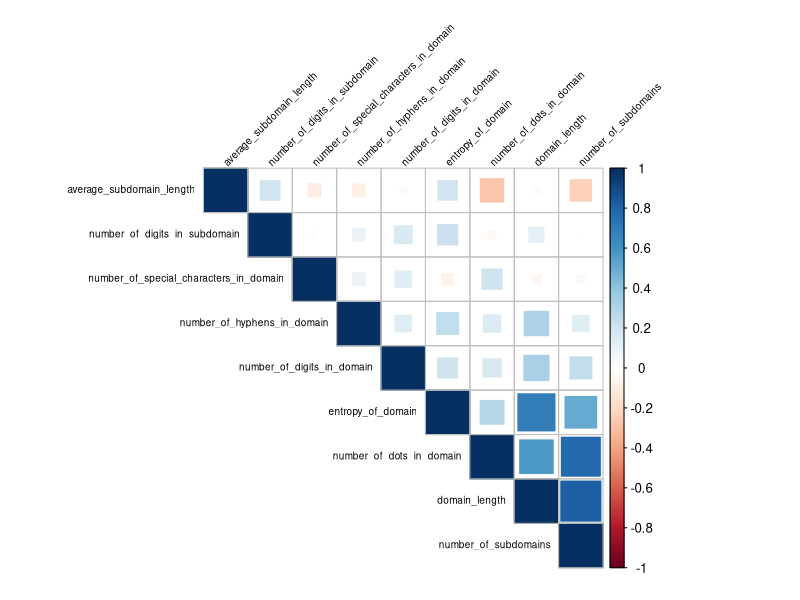
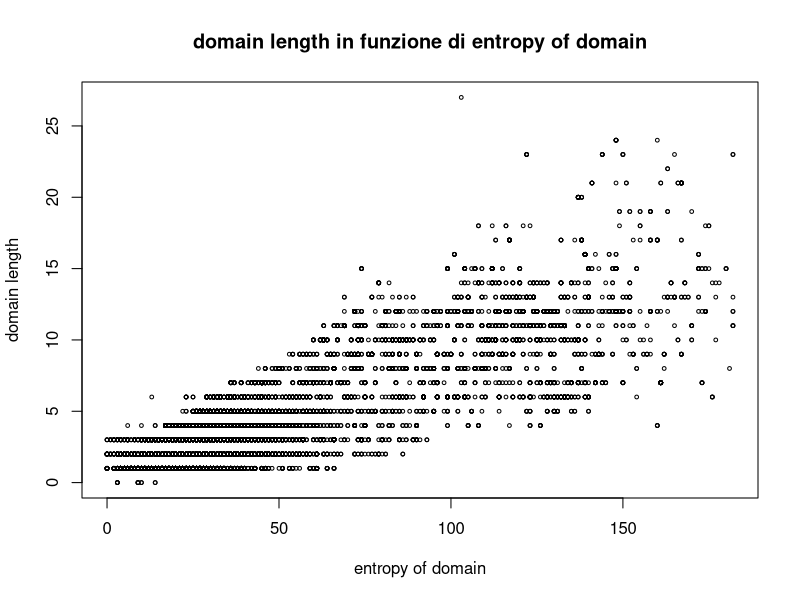
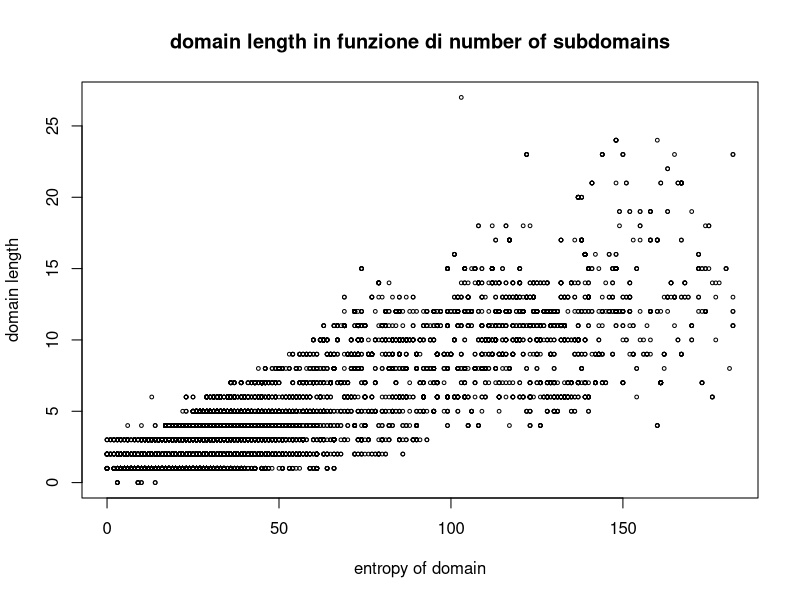
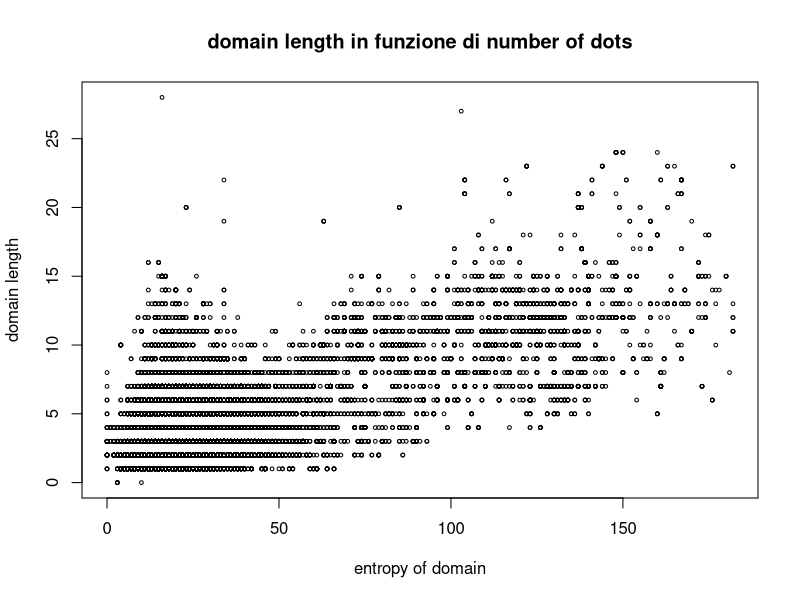

These charts were generated, in order, by the following R code:
# Librerie----
library(corrplot)

# Caricamento dataset ----
dataset <- read.csv("Dataset_Clean_Phishing_Domain.csv", header=TRUE, sep=",")

dataset$Type <- NULL
dataset$having_repeated_digits_in_domain <- NULL

correlations <- cor(dataset)

corrplot(
  correlations,
  method = "square",  # Usa colori per rappresentare le correlazioni
  type = "upper",     # Mostra solo la parte superiore della matrice
  order = "hclust",   # Ordina le variabili in base alla correlazione
  tl.col = "black",   # Colore delle etichette delle variabili
  tl.cex = 0.6,       # Dimensione del testo delle etichette
  tl.srt = 45,        # Rotazione delle etichette
  cl.cex = 0.8        # Dimensione del testo della legenda
)

cor(dataset$domain_length, dataset$entropy_of_domain)
plot(dataset$domain_length, dataset$number_of_subdomains, 
     xlab = "entropy of domain", ylab = "domain length",
     main = "domain length in funzione di entropy of domain",
     cex = 0.5)

cor(dataset$domain_length, dataset$number_of_subdomains)
plot(dataset$domain_length, dataset$number_of_subdomains, 
     xlab = "entropy of domain", ylab = "domain length",
     main = "domain length in funzione di number of subdomains",
     cex = 0.5)

cor(dataset$domain_length, dataset$number_of_dots_in_domain)
plot(dataset$domain_length, dataset$number_of_dots_in_domain, 
     xlab = "entropy of domain", ylab = "domain length",
     main = "domain length in funzione di number of dots",
     cex = 0.5)
